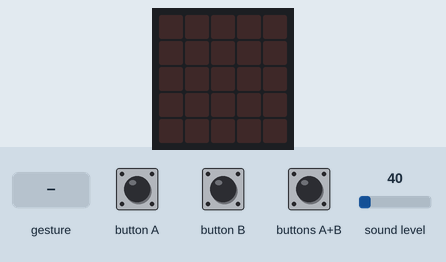
The program below on a simulated BBC micro:bit (MakeCode). On the bench: the board's 5×5 LED display. The inputs (shaded band) are chosen by the test bench; at power-on: sound level 40. A tilt is held for 1.5 s and a shake lasts 1 s, then the board lies face up again.

Above: at 1.2 s.
1.3 s: sound level set to 146
2.8 s: sound level set to 155
At 3.9 s:
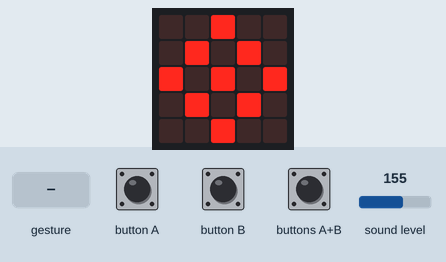
4.3 s: sound level set to 5
At 5.7 s:
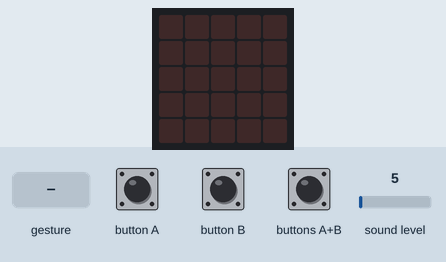
6.0 s: buttons A+B pressed for 0.15 s
At 6.4 s:
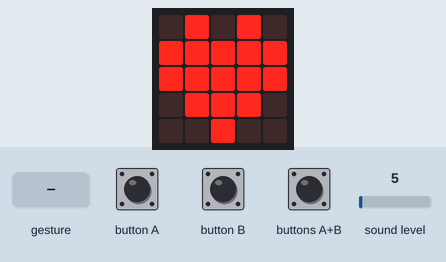
8.1 s: gesture 'tilt left'
At 8.6 s:
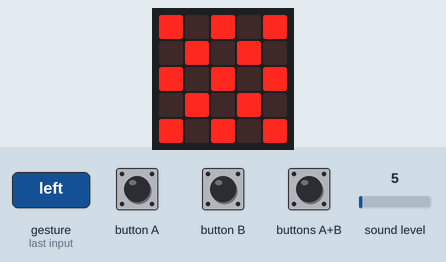
11.1 s: buttons A+B pressed for 3.2 s
At 12.0 s:
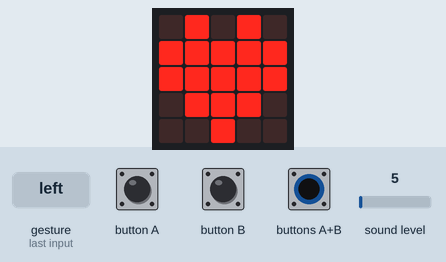
Timing chart, 0 to 14.1 s (numbered marks = the images above; inputs shaded):
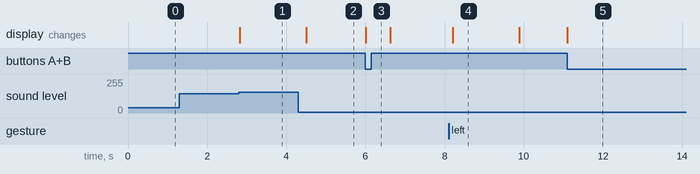

The program:

main.ts
```typescript
basic.forever(function () {
    if (150 < input.soundLevel()) {
        basic.showLeds(`
            . . # . .
            . # . # .
            # . # . #
            . # . # .
            . . # . .
            `)
    } else if (input.isGesture(Gesture.TiltLeft)) {
        basic.showLeds(`
            # . # . #
            . # . # .
            # . # . #
            . # . # .
            # . # . #
            `)
    } else if (input.buttonIsPressed(Button.AB)) {
        basic.showIcon(IconNames.Heart)
    } else {
        basic.clearScreen()
    }
})
```

test.ts
```typescript
// Hier kann man Tests durchführen; diese Datei wird nicht kompiliert, wenn dieses Paket als Erweiterung verwendet wird.
```

Measured:
- the behaviour switches between 150 and 151 on sound level (found by bisection; images 0 and 1)
- after the input at 1.3 s, every drawn part: stays the same
- after the input at 2.8 s, the display: changes at once (image 1)
- after the input at 4.3 s, the display: changes after 0.20 s (image 2)
- after the input at 6.0 s, the display: changes at once (image 3)
- after the input at 8.1 s, the display: changes after 0.10 s (image 4)
- after the input at 11.1 s, the display: changes at once (image 5)
- what the display in image 4 shows lasts 1.7 s, from 8.2 s to 9.9 s
